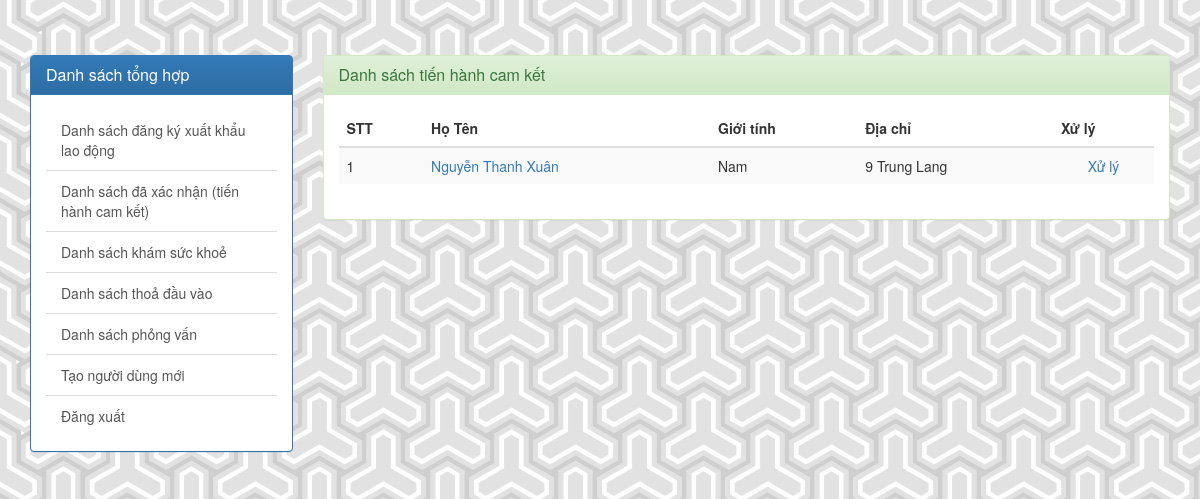
/list_daxacnhan.php (signed in), run on the app's committed database.
### tables this page shows
CREATE TABLE IF NOT EXISTS `tunghiepsinh` (
  `id_tns` int(11) NOT NULL AUTO_INCREMENT,
  `tns_hoten` varchar(255) NOT NULL,
  `tns_ngaysinh` int(11) NOT NULL,
  `tns_gioitinh` int(11) NOT NULL DEFAULT '0',
  `tns_cmnd` varchar(255) NOT NULL,
  `tns_email` varchar(255) NOT NULL,
  `tns_sodt` varchar(255) NOT NULL,
  `tns_diachi` varchar(255) NOT NULL,
  `tns_id_quocgia` int(11) NOT NULL,
  PRIMARY KEY (`id_tns`),
  UNIQUE KEY `tns_cmnd` (`tns_cmnd`),
  KEY `tns_id_quocgia` (`tns_id_quocgia`)
);

### db_connect.php (called while the page is built, shortened)
<?php
	function connect_db_mysql() {
		$mysqli = new mysqli("localhost", "root", "", "hqt-csdl");
		mysqli_set_charset($mysqli, "utf8");
		return $mysqli;
	}
	function db_query_load_data($query = '') {
		if(!empty($query)) {
			$con = connect_db_mysql();
			$result = mysqli_query($con, $query);
			if($result) {
				$rows = mysqli_fetch_all($result);
				return $rows;
			}
		}
		return '';
	}
?>

### list_daxacnhan.php (the view, shortened to what this page needs)
<!DOCTYPE html>
<?php
	include_once 'db_connect.php';
?>
<?php if(isset($_SESSION['user_info'][1]) && filter_var($_SESSION['user_info'][1], FILTER_VALIDATE_EMAIL)) : ?>
<?php
	$data_tsn = db_query_load_data("select * from tunghiepsinh where id_tns not in (select id_tns from tns_camket_khamsk where dacamket=1 OR status<>0);");
?>
	<html>
		<head>
			<?php include 'load_css.php'; ?>
		</head>
		<body>
			<div class = "example">
				<div class="container">
					<div class="row">
						<div class="col-xs-3">
							<?php include 'menu_left.php'; ?>
						</div>
						<div class="col-xs-9">
							<div class="panel panel-success">
								<div class="panel-heading">
									<h3 class="panel-title">Danh sách tiến hành cam kết</h3>
								</div>
								<div class="panel-body">
									<table class="table table-striped">
										<thead>
											<tr>
												<th>STT</th>
												<th>Họ Tên</th>
												<th>Giới tính</th>
												<th>Địa chỉ</th>
												<th>Xử lý</th>
											</tr>
										</thead>
										<tbody>
											<?php foreach($data_tsn as $key => $tns) :  ?>
											<?php
												$gioitinh = ($tns[3] == 1) ? "Nam" : (($tns[3] == 2) ? "Nữ" : "Không xác định");
											?>
												<tr>
													<td><?php print $key+1 ; ?></td>
													<td><a href="#"><?php print $tns[1] ; ?></a></td>
													<td><?php print $gioitinh ; ?></td>
													<td><?php print $tns[7] ; ?></td>
													<td class="text-center"><a href="camket_form3.php?id=<?php print $tns[0]; ?>">Xử lý</a></td>
												</tr>
											<?php endforeach; ?>
										</tbody>
									</table>
								</div>
							</div>
						</div>
					</div>
				</div>
			</div>
		</body>
	</html>
<?php else : ?>
	<?php header('Location: ' . base_path('login.php')); ?>
<?php endif ; ?>

### css/custom.css (style rules this page uses)
body { min-height: 1000px; padding-top: 50px; }
.example { margin: 5px; }

### data on the page
tunghiepsinh: tns_hoten "Nguyễn Thanh Xuân", tns_gioitinh "Nam", tns_diachi "9 Trung Lang"
